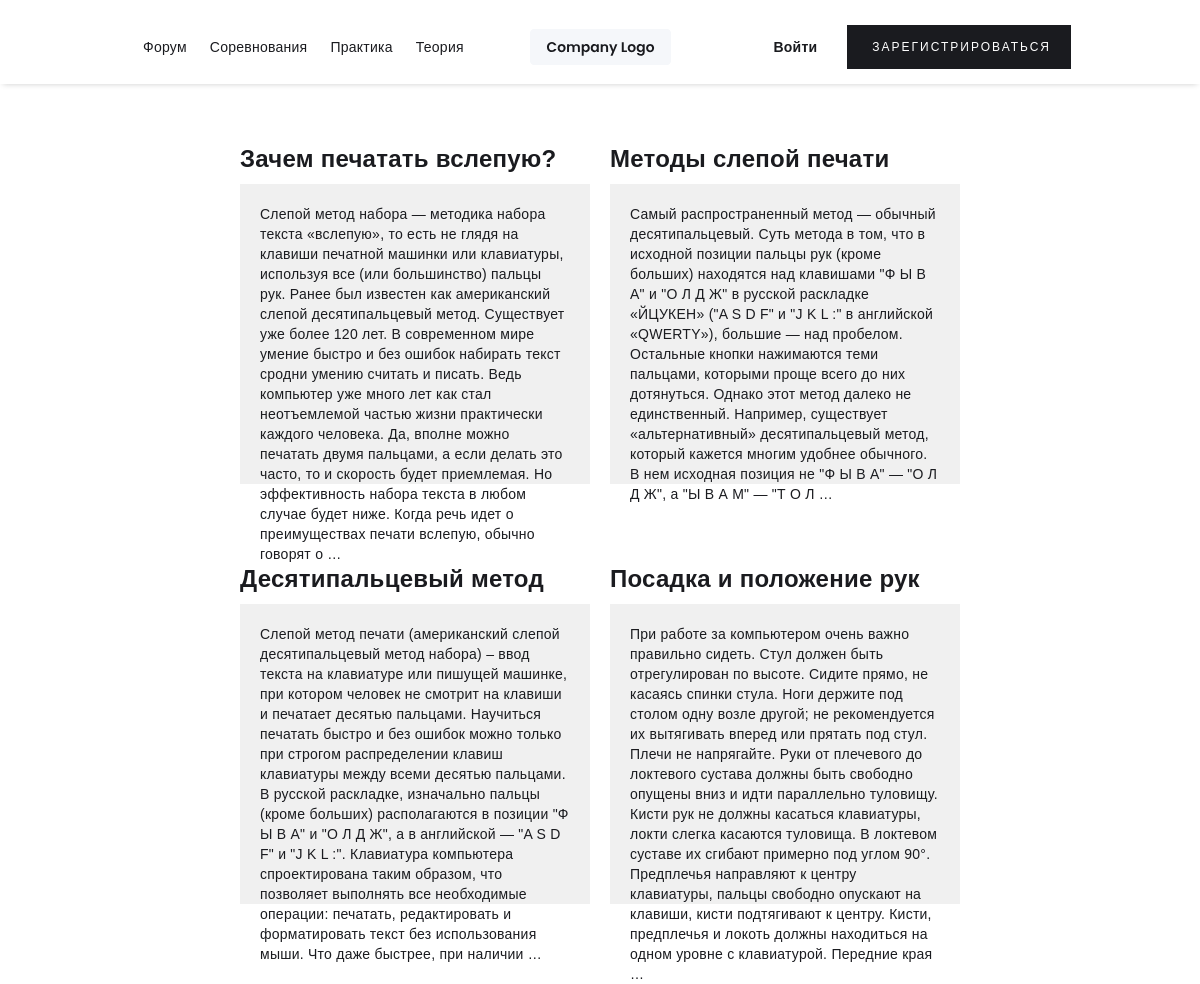
The app's page /theory/ with its own data.
### blind/models.py (models this page shows, shortened)
class Theory(models.Model):
    title = models.CharField(max_length=200)
    slug = models.SlugField(max_length=255, unique=True, db_index=True, verbose_name="URL")
    content = models.TextField(max_length=4096, db_index=True)
    date_of_publication = models.DateTimeField(auto_now_add=True)
    class Meta:
        verbose_name = 'Теория'
        verbose_name_plural = 'Теория'

### blind/views.py (the view)
# urls.py: path('theory/', TheoryView.as_view(), name='theory'),
class TheoryView(DataMixin, TemplateView):
    template_name = 'theory.html'
    extra_context = {
        'title': 'Теория',
        'posts': Theory.objects.all()
    }
    def get_context_data(self, **kwargs):
        context = super().get_context_data(**kwargs)
        return self.get_mixin_context(context)

### blind/utils.py (called while the page is built)
    def get_mixin_context(self, context, **kwargs):
        context['menu'] = menu
        context.update(kwargs)
        return context

### blind/templates/theory.html
{% extends 'base.html' %}
{% block content %}
<div class="article-grid">
    {% for p in posts %}
    <div class='content'>
        <a href="{% url 'theory_article' p.slug %}" class="nav-link">
            <div>
                <h3>{{ p.title }}</h3>
                <div class="article">{{p.content|truncatewords:100}}</div>
            </div>
        </a>
    </div>
    {% endfor %}
</div>
{% endblock %}

### templates/base.html (shortened to what this page needs)
<!DOCTYPE html>
{% load static %}
<html>
<head>
    <link href="{% static 'css/style.css' %}" rel="stylesheet" type="text/css">
</head>
<body>
<div class="navbar-logo-center">
    <div data-animation="default" data-collapse="medium" data-duration="400" data-easing="ease" data-easing2="ease"
         role="banner" class="navbar-logo-center-container shadow-three w-nav centerDiv">
        <div class="container">
            <div class="navbar-wrapper-three"><a href="{% url 'index' %}" class="navbar-brand-three w-nav-brand"><img
                    src="{% static 'images/62434fa732124a332512aaee_placeholder-1.svg' %}" loading="lazy" alt=""></a>
                <nav role="navigation" class="nav-menu-wrapper-three w-nav-menu">
                    <div class="nav-menu-three">
                        <ul role="list" class="nav-menu-block w-list-unstyled-1">
                            {% for m in menu %}
                            <li><a href="{% url m.url_name %}" class="nav-link">{{ m.title }}</a></li>
                            {% endfor %}
                        </ul>
                        {% if request.user.is_authenticated %}
                        <ul role="list" class="nav-menu-block w-list-unstyled-2">
                            <li>{{ user.username }} | <a href="{% url 'users:logout' %}"
                                                         class="nav-link-accent">Выйти</a></li>
                        </ul>
                        {% else %}
                        <ul role="list" class="nav-menu-block w-list-unstyled-2">
                            <li><a href="{% url 'users:login' %}" class="nav-link-accent">Войти</a></li>
                            <li class="mobile-margin-top-10">
                                <a href="{% url 'users:register' %}"
                                   class="button-primary w-button">ЗАРЕГИСТРИРОВАТЬСЯ</a>
                            </li>
                        </ul>
                        {% endif %}
                    </div>
                </nav>
            </div>
        </div>
    </div>
</div>
{% block content %}{% endblock %}
</body>
</html>

### blind/static/css/style.css (style rules this page uses)
html { -webkit-text-size-adjust: 100%; -ms-text-size-adjust: 100%; font-family: sans-serif; }
body { margin: 0; }
article, aside, details, figcaption, figure, footer, header, hgroup, main, menu, nav, section, summary { display: block; }
.article-grid { display: grid; grid-template-columns: repeat(auto-fill, minmax(300px, 1fr)); padding-top: 20px; padding-right: 20%; margin-left: 20%; grid-gap: 20px; }
.article { background-color: #f0f0f0; height: 300px; padding: 20px; }
a { background-color: rgba(0, 0, 0, 0); }
img { border: 0; }
* { box-sizing: border-box; }
html { height: 100%; }
body { color: #333; background-color: #fff; min-height: 100%; margin: 0; font-family: Arial, sans-serif; font-size: 14px; line-height: 20px; }
img { vertical-align: middle; max-width: 100%; display: inline-block; }
.w-button { color: #fff; line-height: inherit; cursor: pointer; background-color: #3898ec; border: 0; border-radius: 0; padding: 9px 15px; text-decoration: none; display: inline-block; }
h1, h2, h3, h4, h5, h6 { margin-bottom: 10px; font-weight: bold; }
h3 { margin-top: 20px; font-size: 24px; line-height: 30px; }
ul, ol { margin-top: 0; margin-bottom: 10px; padding-left: 40px; }
.w-list-unstyled-1 { padding-left: -200px; list-style: none; }
.w-list-unstyled-2 { padding-right: 100px; list-style: none; }
.w-nav { z-index: 1000; background: #ddd; position: relative; }
.w-nav:before, .w-nav:after { content: " "; grid-area: 1 / 1 / 2 / 2; display: table; }
.w-nav:after { clear: both; }
.w-nav-brand { float: left; color: #333; text-decoration: none; position: relative; }
.w-nav-menu { float: right; position: relative; }
:root { --white: white; --black: black; }
.navbar-logo-center-container { z-index: 5; background-color: rgba(0, 0, 0, 0); width: 1030px; height: 6em; max-width: 100%; margin-left: auto; margin-right: auto; padding: 20px; }
.navbar-logo-center-container.shadow-three { grid-column-gap: 0px; grid-row-gap: 0px; aspect-ratio: auto; -webkit-text-fill-color: inherit; object-fit: scale-down; background-clip: border-box; flex-flow: column; grid-template-rows: auto auto; grid-template-columns: 1fr 1fr; grid-auto-columns: 1fr; justify-content: center; align-items: center; justify-items: center; width: 100%; max-width: 100%; margin-left: 0; margin-right: 0; padding-left: 0; padding-right: 0; display: flex; box-shadow: 0 3px 6px -3px rgba(0, 0, 0, .2); }
.container { padding-top: 10px; width: 100%; max-width: 940px; margin-left: auto; margin-right: auto; }
.navbar-wrapper-three { justify-content: center; align-items: center; display: flex; position: relative; }
.navbar-brand-three { z-index: 5; position: absolute; }
.nav-menu-wrapper-three { width: 100%; }
.nav-menu-three { flex-flow: row; justify-content: space-between; align-items: center; width: auto; margin-bottom: 0; margin-left: -35px; padding-left: 0; display: flex; }
.nav-menu-block { justify-content: center; align-items: center; margin-bottom: 0; display: flex; }
.nav-link { color: #1a1b1f; letter-spacing: .25px; margin-left: 5px; margin-right: 5px; padding: 5px 10px 5px 3px; font-size: 14px; line-height: 20px; text-decoration: none; }
.nav-link-accent { color: #1a1b1f; letter-spacing: .25px; margin-left: 5px; margin-right: 20px; padding: 5px 10px; font-size: 14px; font-weight: 700; line-height: 20px; text-decoration: none; }
.button-primary { color: #fff; letter-spacing: 2px; text-transform: uppercase; background-color: #1a1b1f; margin-left: auto; margin-right: -101px; padding: 12px 20px 12px 25px; font-size: 12px; line-height: 20px; transition: all .2s; }
.centerDiv { align-items: center; }

### records on screen
Theory: title "Зачем печатать вслепую?", content "Слепой метод набора — методика набора текста «вслепую», то есть не глядя на клавиши печатной машинки или клавиатуры, используя все (или большинство) пальцы рук. Ранее был известен как американский слепой десятипальцевый метод. Существует уже более 120 лет. В современном мире умение быстро и без ошибок набирать текст сродни умению считать и писать. Ведь компьютер уже много лет как стал неотъемлемой частью жизни практически каждого человека. Да, вполне можно печатать двумя пальцами, а если делать это часто, то и скорость будет приемлемая. Но эффективность набора текста в любом случае будет ниже. Когда речь идет о преимуществах печати вслепую, обычно говорят о …"
Theory: title "Методы слепой печати", content "Самый распространенный метод — обычный десятипальцевый. Суть метода в том, что в исходной позиции пальцы рук (кроме больших) находятся над клавишами \"Ф Ы В А\" и \"О Л Д Ж\" в русской раскладке «ЙЦУКЕН» (\"A S D F\" и \"J K L :\" в английской «QWERTY»), большие — над пробелом. Остальные кнопки нажимаются теми пальцами, которыми проще всего до них дотянуться. Однако этот метод далеко не единственный. Например, существует «альтернативный» десятипальцевый метод, который кажется многим удобнее обычного. В нем исходная позиция не \"Ф Ы В А\" — \"О Л Д Ж\", а \"Ы В А М\" — \"Т О Л …"
Theory: title "Десятипальцевый метод", content "Слепой метод печати (американский слепой десятипальцевый метод набора) – ввод текста на клавиатуре или пишущей машинке, при котором человек не смотрит на клавиши и печатает десятью пальцами. Научиться печатать быстро и без ошибок можно только при строгом распределении клавиш клавиатуры между всеми десятью пальцами. В русской раскладке, изначально пальцы (кроме больших) располагаются в позиции \"Ф Ы В А\" и \"О Л Д Ж\", а в английской — \"A S D F\" и \"J K L :\". Клавиатура компьютера спроектирована таким образом, что позволяет выполнять все необходимые операции: печатать, редактировать и форматировать текст без использования мыши. Что даже быстрее, при наличии …"
Theory: title "Посадка и положение рук", content "При работе за компьютером очень важно правильно сидеть. Стул должен быть отрегулирован по высоте. Сидите прямо, не касаясь спинки стула. Ноги держите под столом одну возле другой; не рекомендуется их вытягивать вперед или прятать под стул. Плечи не напрягайте. Руки от плечевого до локтевого сустава должны быть свободно опущены вниз и идти параллельно туловищу. Кисти рук не должны касаться клавиатуры, локти слегка касаются туловища. В локтевом суставе их сгибают примерно под углом 90°. Предплечья направляют к центру клавиатуры, пальцы свободно опускают на клавиши, кисти подтягивают к центру. Кисти, предплечья и локоть должны находиться на одном уровне с клавиатурой. Передние края …"

### other values on screen
{{ m.title }} "Форум" "Соревнования" "Практика" "Теория"
